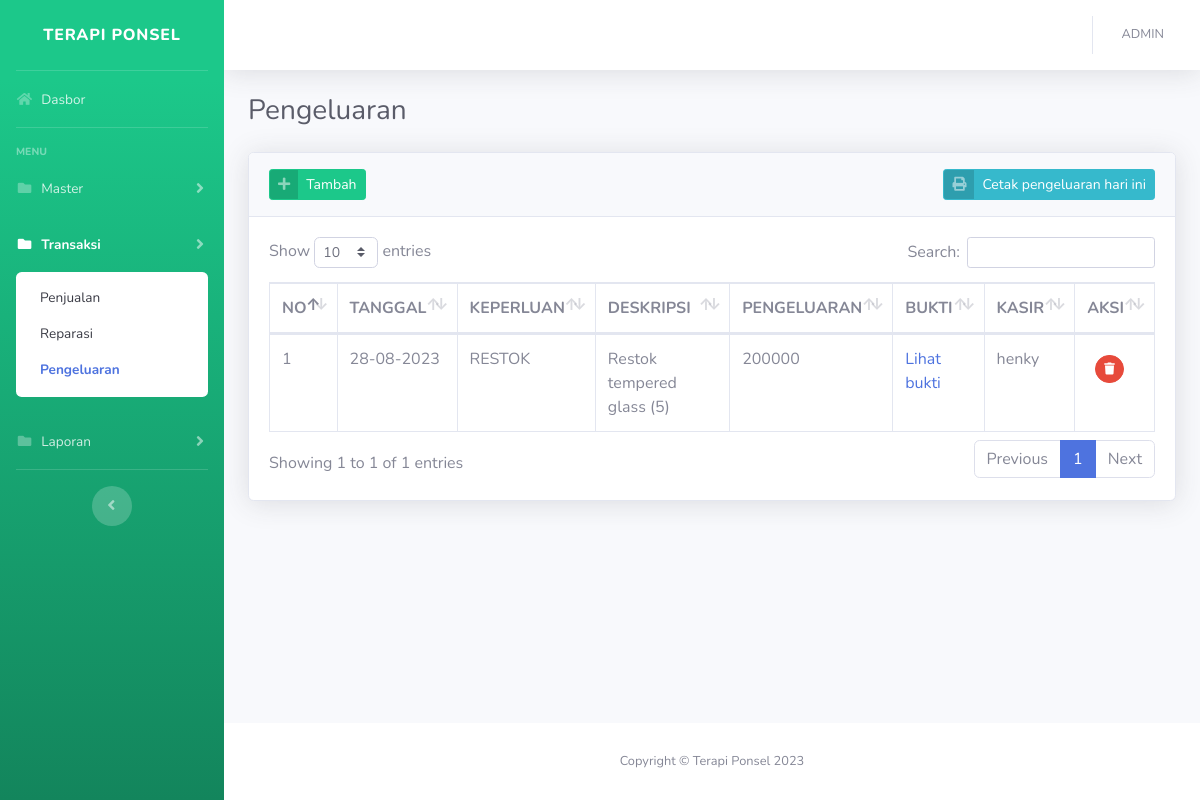
Page /?pengeluaran (signed in) on the committed database.
### tables this page shows
CREATE TABLE `tb_pengeluaran` (
  `id_pengeluaran` int(11) NOT NULL,
  `id_kasir` int(11) NOT NULL,
  `keperluan` enum('RESTOK','LOGISTIK','AKOMODASI','LAINNYA','SPAREPART') NOT NULL,
  `id_opsional` int(11) NOT NULL,
  `num_opsional` varchar(50) NOT NULL,
  `deskripsi` varchar(255) NOT NULL,
  `total_pengeluaran` varchar(255) NOT NULL,
  `bukti` varchar(255) NOT NULL,
  `tanggal` date NOT NULL
);

CREATE TABLE `tb_kasir` (
  `id_kasir` int(11) NOT NULL,
  `nama` varchar(50) NOT NULL,
  `username` varchar(30) NOT NULL,
  `password` varchar(30) NOT NULL,
  `role` enum('admin','kasir') NOT NULL
);

### config/function.php (the view, shortened to what this page needs)
<?php
function encrypt($str)
{
    return base64_encode($str);
}
function base_url()
{
    $base_url = ((isset($_SERVER['HTTPS']) && $_SERVER['HTTPS'] == "on") ? "https" : "http");
    $base_url .= "://" . $_SERVER['HTTP_HOST'];
    $base_url .= str_replace(basename($_SERVER['SCRIPT_NAME']), "", $_SERVER['SCRIPT_NAME']);
    return $base_url;
}
?>

### config/function.php (the view, shortened to what this page needs)
<?php
function encrypt($str)
{
    return base64_encode($str);
}
function base_url()
{
    $base_url = ((isset($_SERVER['HTTPS']) && $_SERVER['HTTPS'] == "on") ? "https" : "http");
    $base_url .= "://" . $_SERVER['HTTP_HOST'];
    $base_url .= str_replace(basename($_SERVER['SCRIPT_NAME']), "", $_SERVER['SCRIPT_NAME']);
    return $base_url;
}
?>

### views/transaksi/pengeluaran.php (shortened to what this page needs)
<div class="container-fluid">
    <div class="d-sm-flex align-items-center justify-content-between mb-4">
        <h1 class="h3 mb-0 text-gray-800">Pengeluaran</h1>
    </div>
    <div class="card shadow mb-4">
        <div class="card-header py-3">
            <a href="#" class="btn btn-success btn-icon-split btn-sm" data-toggle="modal"
                data-target="#pengeluaranModal" onclick="submit('add', '<?= $_SESSION['id'] ?>')">
                <span class="icon text-white-50">
                    <i class="fas fa-plus"></i>
                </span>
                <span class="text">Tambah</span>
            </a>
            <a href="<?= base_url(); ?>process/cetak_pengeluaran_today.php" target="_blank"
                class="btn btn-info btn-icon-split btn-sm float-right">
                <span class="icon text-white-50">
                    <i class="fas fa-print"></i>
                </span>
                <span class="text">Cetak pengeluaran hari ini</span>
            </a>
        </div>
        <div class="card-body">
            <div class="table-responsive">
                <table class="table table-bordered table-hover" id="dataTable" width="100%" cellspacing="0">
                    <thead>
                        <tr>
                            <th width="5">NO</th>
                            <th>TANGGAL</th>
                            <th>KEPERLUAN</th>
                            <th>DESKRIPSI</th>
                            <th>PENGELUARAN</th>
                            <th>BUKTI</th>
                            <th>KASIR</th>
                            <?php if ($_SESSION['role'] == 'admin'): ?>
                                <th>AKSI</th>
                            <?php endif; ?>
                        </tr>
                    </thead>
                    <tbody>
                        <?php
                        $n = 1;
                        $query = mysqli_query($con, "SELECT * FROM tb_pengeluaran LEFT JOIN tb_kasir ON tb_pengeluaran.id_kasir = tb_kasir.id_kasir ORDER BY tb_pengeluaran.tanggal ASC") or die(mysqli_error($con));
                        while ($row = mysqli_fetch_array($query)):
                            ?>
                            <tr>
                                <td>
                                    <?= $n++; ?>
                                </td>
                                <td>
                                    <?= date('d-m-Y', strtotime($row['tanggal'])); ?>
                                </td>
                                <td>
                                    <?= $row['keperluan']; ?>
                                </td>
                                <td>
                                    <?= $row['deskripsi']; ?>
                                </td>
                                <td>
                                    <?= $row['total_pengeluaran']; ?>
                                </td>
                                <td>
                                    <a data-toggle="modal" href="#buktiModal"
                                        onclick="setBuktiModalImg('<?= base_url() . 'bukti/' . $row['bukti'] ?>')">Lihat
                                        bukti</a>
                                </td>
                                <td>
                                    <?= $row['nama']; ?>
                                </td>
                                <?php if ($_SESSION['role'] == 'admin'): ?>
                                    <td>
                                        <div class="d-inline-flex p-2">
                                            <a href="<?= base_url(); ?>/process/process_pengeluaran.php?act=<?= encrypt('delete'); ?>&id=<?= encrypt($row['id_pengeluaran']); ?>"
                                                class="btn btn-sm btn-circle btn-danger btn-hapus"><i
                                                    class="fas fa-trash"></i></a>
                                        </div>
                                    </td>
                                <?php endif; ?>
                            </tr>
                        <?php endwhile; ?>
                    </tbody>
                </table>
            </div>
        </div>
    </div>
</div>

### rows in the picture
tb_pengeluaran: tanggal "28-08-2023", keperluan "RESTOK", deskripsi "Restok tempered glass (5)", total_pengeluaran "200000", id_kasir.nama "henky"

### other values in the picture
$_SESSION['username'] "ADMIN"
